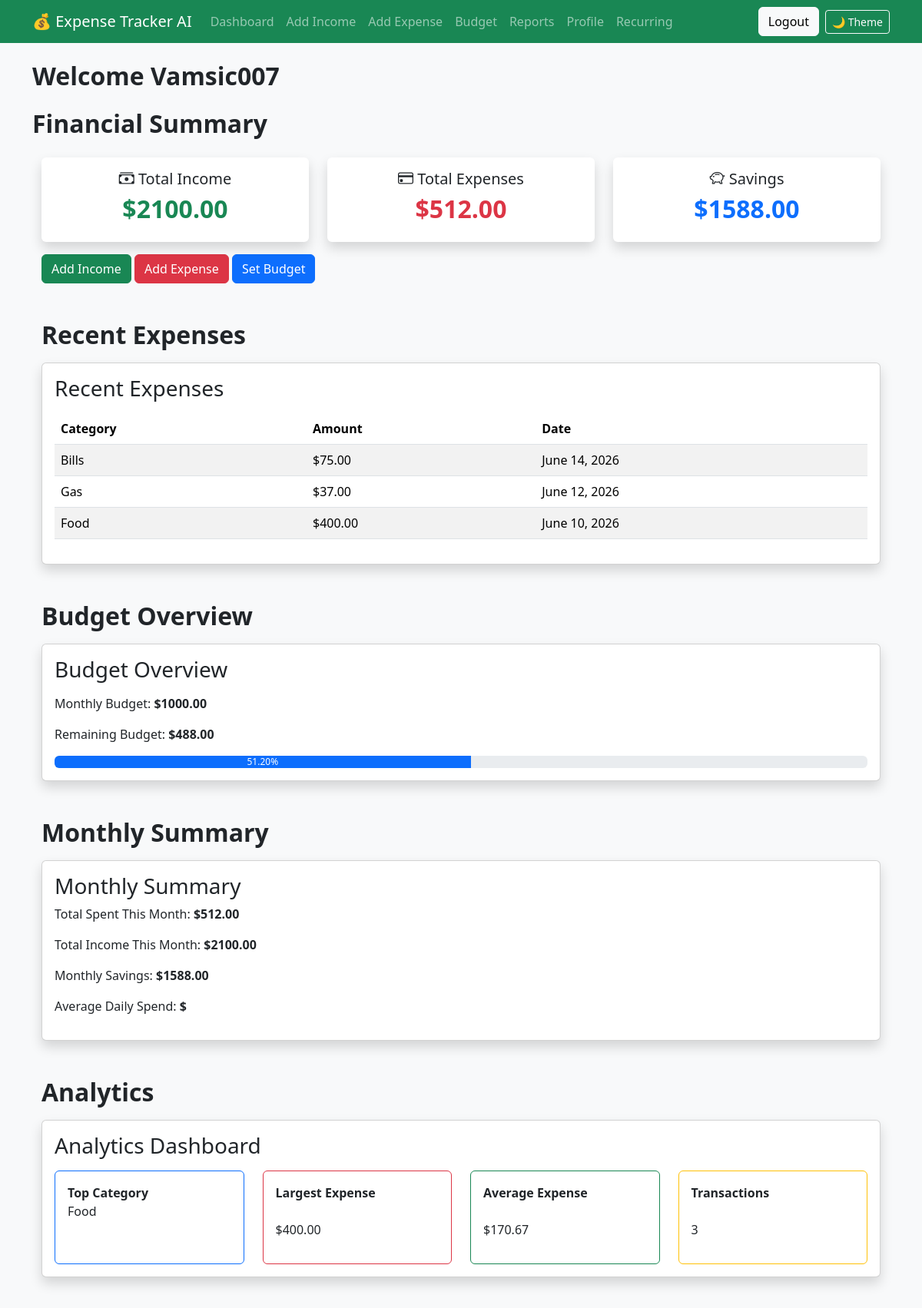
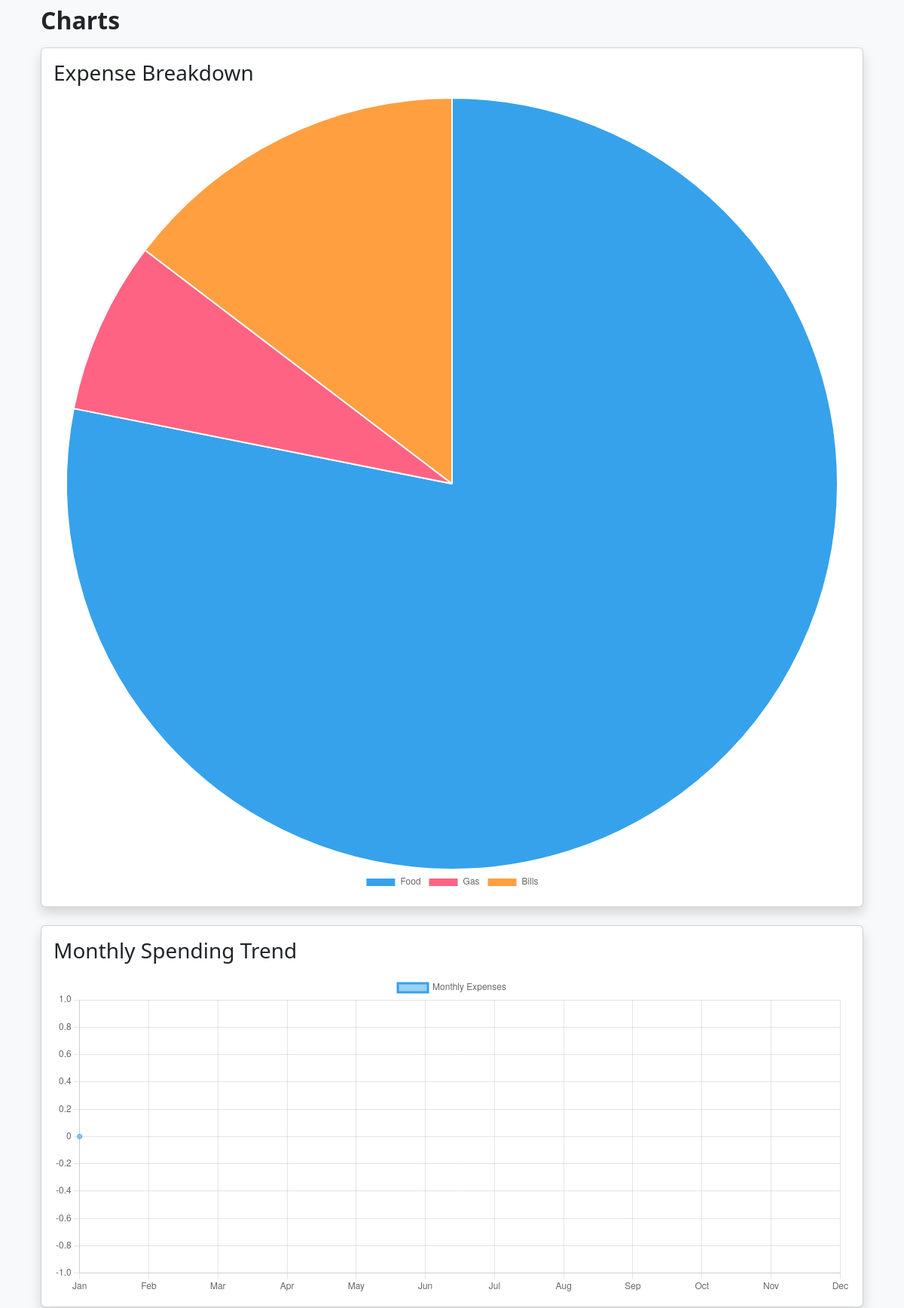
The app's page / (signed in, upper part) with its own data (2 pictures, top to bottom).
### tracker/models.py (models this page shows, shortened)
class Expense(models.Model):
    CATEGORY_CHOICES = [
        ('Food', 'Food'),
        ('Rent', 'Rent'),
        ('Gas', 'Gas'),
        ('Shopping', 'Shopping'),
        ('Bills', 'Bills'),
        ('Travel', 'Travel'),
        ('Healthcare', 'Healthcare'),
        ('Other', 'Other'),
    ]
    user = models.ForeignKey(
        User,
        on_delete=models.CASCADE
    )
    category = models.CharField(
        max_length=50,
        choices=CATEGORY_CHOICES
    )
    amount = models.DecimalField(
        max_digits=10,
        decimal_places=2
    )
    date = models.DateField()
    description = models.CharField(
        max_length=200
    )

class Budget(models.Model):
    user = models.ForeignKey(
        User,
        on_delete=models.CASCADE
    )
    monthly_budget = models.DecimalField(
        max_digits=10,
        decimal_places=2
    )

### tracker/views.py (the view)
@login_required
def dashboard(request):
    incomes = Income.objects.filter(
        user=request.user
    )
    expenses = Expense.objects.filter(
        user=request.user
    )
    current_month = date.today().month
    monthly_incomes = incomes.filter(
        date__month=current_month
    )
    monthly_expenses = expenses.filter(
        date__month=current_month
    )
    total_income = sum(
        income.amount
        for income in incomes
    )
    total_expense = sum(
        expense.amount
        for expense in expenses
    )
    savings = total_income - total_expense
    monthly_income_total = sum(
        income.amount
        for income in monthly_incomes
    )
    monthly_expense_total = sum(
        expense.amount
        for expense in monthly_expenses
    )
    monthly_savings = (
        monthly_income_total -
        monthly_expense_total
    )
    recent_expenses = expenses.order_by(
        '-date'
    )[:5]
    budget = Budget.objects.filter(
        user=request.user
    ).first()
    monthly_budget = 0
    remaining_budget = 0
    budget_percent = 0
    if budget:
        monthly_budget = (
            budget.monthly_budget
        )
        remaining_budget = (
            monthly_budget -
            total_expense
        )
        if monthly_budget > 0:
            budget_percent = min(
                round(
                    (
                        total_expense /
                        monthly_budget
                    ) * 100,
                    2
                ),
                100
            )
    category_totals = {}
    for expense in expenses:
        if expense.category not in category_totals:
            category_totals[
                expense.category
            ] = 0
        category_totals[
            expense.category
        ] += expense.amount
    top_category = "No Data"
    if category_totals:
        top_category = max(
            category_totals,
            key=category_totals.get
        )
    largest_expense = expenses.order_by(
        '-amount'
    ).first()
    largest_expense_amount = 0
    if largest_expense:
        largest_expense_amount = (
            largest_expense.amount
        )
    average_expense = 0
    if expenses.exists():
        average_expense = round(
            total_expense /
            expenses.count(),
            2
        )
    total_transactions = (
        expenses.count()
    )
    expense_categories = []
    expense_amounts = []
    for category, _ in Expense.CATEGORY_CHOICES:
        category_total = sum(
            expense.amount
            for expense in expenses.filter(
                category=category
            )
        )
        if category_total > 0:
            expense_categories.append(
                category
            )
            expense_amounts.append(
                float(category_total)
            )
    monthly_labels = []
    monthly_totals = []
    for month in range(1, 13):
        total = sum(
        expense.amount
        for expense in Expense.objects.filter(
            user=request.user,
            date__month=month
        )
    )
    monthly_labels.append(month)
    monthly_totals.append(
        float(total)
    )
    notifications = []
    if budget_percent >= 90:
        notifications.append(
             "⚠ Budget usage is above 90%."
    )
    if remaining_budget < 0:
        notifications.append(
            "⚠ You exceeded your monthly budget."
    )
    if savings < 0:
        notifications.append(
            "⚠ Expenses exceed income."
    )
    if total_income == 0:
        notifications.append(
        "⚠ No income recorded."
    )
    if RecurringExpense.objects.filter(
    user=request.user
    ).exists():
        notifications.append(
            "ℹ Recurring expenses are active."
    )
    insights = []
    if top_category != "No Data":
        insights.append(
        f"Your largest spending category is {top_category}."
    )
    if total_income > 0:
        savings_percent = round(
        (savings / total_income) * 100,
        2
    )
    insights.append(
        f"You saved {savings_percent}% of your income."
    )
    if remaining_budget > 0:
        insights.append(
        f"You still have ${remaining_budget} remaining in your budget."
    )
    context = {
        'total_income': total_income,
        'total_expense': total_expense,
        'savings': savings,
        'recent_expenses': recent_expenses,
        'monthly_budget': monthly_budget,
        'remaining_budget': remaining_budget,
        'budget_percent': budget_percent,
        'monthly_income_total':
            monthly_income_total,
        'monthly_expense_total':
            monthly_expense_total,
        'monthly_savings':
            monthly_savings,
        'top_category':
            top_category,
        'largest_expense_amount':
            largest_expense_amount,
        'average_expense':
            average_expense,
        'total_transactions':
            total_transactions,
        'expense_categories':
            expense_categories,
        'expense_amounts':
            expense_amounts,
        'monthly_labels': monthly_labels,
        'monthly_totals': monthly_totals,
        'insights': insights,
        'notifications': notifications,
    }
    return render(
        request,
        'dashboard.html',
        context
    )

### templates/dashboard.html (shortened to what this page needs)
{% extends 'base.html' %}
{% block content %}
<h2 class="mb-4">
    Welcome {{ request.user.username }}
</h2>
<h2 class="mb-4">
    Financial Summary
</h2>
<div class="container-fluid">
<div class="row">
    <div class="col-md-4 mb-3">
        <div class="card shadow border-0 h-100">
            <div class="card-body text-center">
                <h5>
                    <i class="bi bi-cash-stack"></i>
                    Total Income
                </h5>
                <h2 class="text-success">
                    ${{ total_income }}
                </h2>
            </div>
        </div>
    </div>
    <div class="col-md-4 mb-3">
        <div class="card shadow border-0 h-100">
            <div class="card-body text-center">
                <h5>
                    <i class="bi bi-credit-card"></i>
                    Total Expenses
                </h5>
                <h2 class="text-danger">
                    ${{ total_expense }}
                </h2>
            </div>
        </div>
    </div>
    <div class="col-md-4 mb-3">
        <div class="card shadow border-0 h-100">
            <div class="card-body text-center">
                <h5>
                    <i class="bi bi-piggy-bank"></i>
                    Savings
                </h5>
                <h2 class="text-primary">
                    ${{ savings }}
                </h2>
            </div>
        </div>
    </div>
</div>
<div class="mb-4">
    <a href="/income/add/" class="btn btn-success">
        Add Income
    </a>
    <a href="/expense/add/" class="btn btn-danger">
        Add Expense
    </a>
    <a href="/budget/" class="btn btn-primary">
        Set Budget
    </a>
</div>
<h2 class="mt-5 mb-3">
    Recent Expenses
</h2>
<div class="card shadow mb-4">
    <div class="card-body">
        <h3 class="mb-3">
            Recent Expenses
        </h3>
        <div class="table-responsive">
    <table class="table table-striped">
        <thead>
            <tr>
                <th>Category</th>
                <th>Amount</th>
                <th>Date</th>
            </tr>
        </thead>
        <tbody>
            {% for expense in recent_expenses %}
            <tr>
                <td>{{ expense.category }}</td>
                <td>${{ expense.amount }}</td>
                <td>{{ expense.date }}</td>
            </tr>
            {% empty %}
            <tr>
                <td colspan="3">
                    No expenses found
                </td>
            </tr>
            {% endfor %}
        </tbody>
    </table>
</div>
    </div>
</div>
<h2 class="mt-5 mb-3">
    Budget Overview
</h2>
<div class="card shadow mb-4">
    <div class="card-body">
        <h3 class="mb-3">
            Budget Overview
        </h3>
        <p>
            Monthly Budget:
            <strong>
                ${{ monthly_budget }}
            </strong>
        </p>
        <p>
            Remaining Budget:
            <strong>
                ${{ remaining_budget }}
            </strong>
        </p>
        <div class="progress">
            <div
                class="progress-bar"
                role="progressbar"
                style="width: {{ budget_percent }}%;">
                {{ budget_percent }}%
            </div>
        </div>
    </div>
</div>
<h2 class="mt-5 mb-3">
    Monthly Summary
</h2>
<div class="card shadow mb-4">
    <div class="card-body">
        <h3>
            Monthly Summary
        </h3>
        <p>
            Total Spent This Month:
            <strong>
                ${{ monthly_expense_total }}
            </strong>
        </p>
        <p>
            Total Income This Month:
            <strong>
                ${{ monthly_income_total }}
            </strong>
        </p>
        <p>
            Monthly Savings:
            <strong>
                ${{ monthly_savings }}
            </strong>
        </p>
        <p>
            Average Daily Spend:
            <strong>
                ${{ daily_average }}
            </strong>
        </p>
    </div>
</div>
<h2 class="mt-5 mb-3">
    Analytics
</h2>
<div class="card shadow mb-4">
    <div class="card-body">
        <h3 class="mb-3">
            Analytics Dashboard
        </h3>
        <div class="row">
            <div class="col-md-3">
                <div class="alert border-primary h-100">
                    <strong>
                        Top Category
                    </strong>
                    <br>
                    {{ top_category }}
                </div>
            </div>
            <div class="col-md-3">
                <div class="alert card border-danger h-100">
                    <strong>
                        Largest Expense
                    </strong>
                    <br>
                    ${{ largest_expense_amount }}
                </div>
            </div>
            <div class="col-md-3">
                <div class="alert card border-success h-100">
                    <strong>
                        Average Expense
                    </strong>
                    <br>
                    ${{ average_expense }}
                </div>
            </div>
            <div class="col-md-3">
                <div class="alert card border-warning h-100">
                    <strong>
                        Transactions
                    </strong>
                    <br>
                    {{ total_transactions }}
                </div>
            </div>
        </div>
    </div>
</div>
<h2 class="mt-5 mb-3">
    Charts
</h2>
<div class="card shadow mb-4">
    <div class="card-body">
        <h3 class="mb-3">
            Expense Breakdown
        </h3>
        <canvas
            id="expenseChart"
            height="120">
        </canvas>
    </div>
</div>
<div class="card shadow mt-4">
    <div class="card-body">
        <h3 class="mb-3">
            Monthly Spending Trend
        </h3>
        <canvas
            id="trendChart"
            height="120">
        </canvas>
    </div>
</div>
<script>
// Expense Pie Chart
const ctx = document.getElementById(
    'expenseChart'
);
new Chart(ctx, {
    type: 'pie',
    data: {
        labels: {{ expense_categories|safe }},
        datasets: [{
            data: {{ expense_amounts|safe }}
        }]
    },
    options: {
        responsive: true,
        plugins: {
            legend: {
                position: 'bottom'
            }
        }
    }
});
// Monthly Trend Chart
const trendCtx = document.getElementById(
    'trendChart'
);
new Chart(trendCtx, {
    type: 'line',
    data: {
        labels: [
            'Jan',
            'Feb',
            'Mar',
            'Apr',
            'May',
            'Jun',
            'Jul',
            'Aug',
            'Sep',
            'Oct',
            'Nov',
            'Dec'
        ],
        datasets: [{
            label: 'Monthly Expenses',
            data: {{ monthly_totals|safe }},
            tension: 0.3
        }]
    },
    options: {
        responsive: true
    }
});
</script>
{% endblock %}

### templates/base.html (style rules this page uses)
.card { transition: 0.3s; }
h2 { font-weight: 600; }

### records on screen
Expense: category "Bills", amount "75.00", date "June 14, 2026"
Expense: category "Gas", amount "37.00", date "June 12, 2026"
Expense: category "Food", amount "400.00", date "June 10, 2026"
Budget: monthly_budget "1000.00"

### other values on screen
{{ request.user.username }} "Vamsic007"
{{ total_income }} "2100.00"
{{ total_expense }} "512.00"
{{ savings }} "1588.00"
{{ remaining_budget }} "488.00"
{{ budget_percent }} "51.20"
{{ monthly_expense_total }} "512.00"
{{ monthly_income_total }} "2100.00"
{{ monthly_savings }} "1588.00"
{{ average_expense }} "170.67"
{{ total_transactions }} "3"
chart data {{ expense_categories|safe }} ['Food', 'Gas', 'Bills']
chart data {{ expense_amounts|safe }} [400.0, 37.0, 75.0]
chart data {{ monthly_totals|safe }} [0.0]
